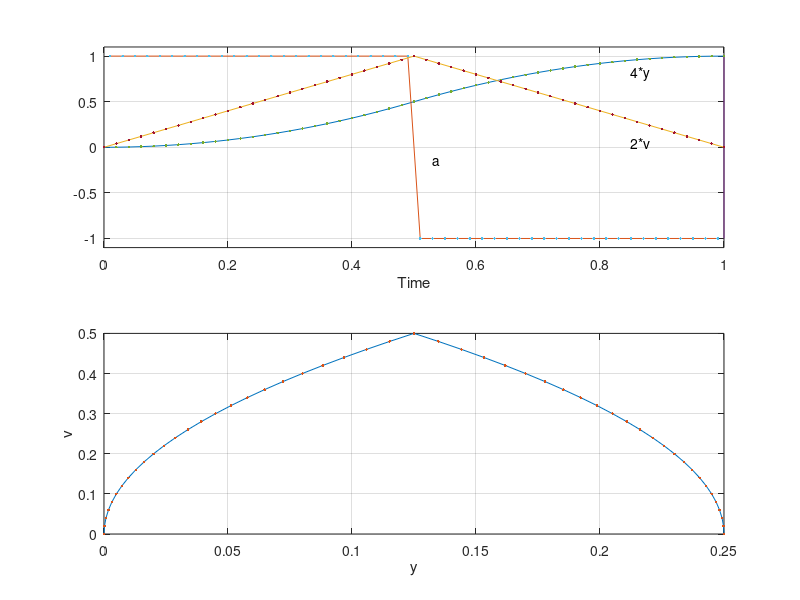
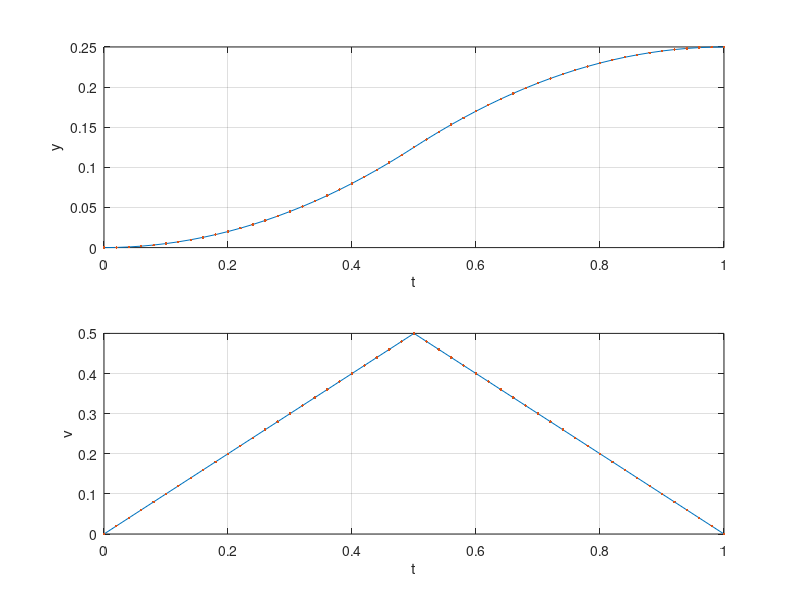

Recreate these plots in MATLAB, in order.
% Script e09_3_1.m; max range for double integ. plant w. bound 
% on acceleration, using LINPROG; uses v as key state variable
% with v=[0; p; 0]; A*p<b, J=f'*p; a<=1;         9/96, 9/16/02
%
% Bounds on a:
tic; N=50; A1=zeros(N,N-1); for i=1:N-1, A1(i,i)=1; end; 
for i=2:N, A1(i,i-1)=-1; end; A=[A1; -A1]; dt=1/N; 
b=dt*ones(2*N,1); 
%
% Performance index J=f'*v:
f=-ones(N-1,1)*dt; 
%
% Call LINPROG:
p=linprog(f,A,b);
%
% Calculate a and y histories with optimal p:
v=[0; p; 0]; y(1)=0; a=(v(2:N+1)-v(1:N))/dt;
vb=(v(2:N+1)+v(1:N))/2; for i=1:N, y(i+1)=y(i)+dt*vb(i); end
t=[0:1/N:1]; t1=[1/(2*N):1/N:1-1/(2*N)];
%
figure(1); clf; subplot(211), plot(t,4*y,t1,a,t,2*v); grid
axis([0 1 -1.1 1.1]); hold on; plot([1 1]',[1 -1]');
plot(t,4*y,'.',t1,a,'.',t,2*v,'.'); hold off 
text(.53,-.15,'a'); text(.85,.05,'2*v'); text(.85,.82,'4*y') 
xlabel('Time'); subplot(212), plot(y,v,y,v,'.'); grid 
xlabel('y'); ylabel('v'); axis([0 .25 0 .5])
%
figure(2); clf; subplot(211), plot(t,y,t,y,'.'); grid
axis([0 1 0 .25]); ylabel('y'); xlabel('t')
subplot(212), plot(t,v,t,v,'.'); grid; axis([0 1 0 .5])
xlabel('t'); ylabel('v'); toc
       
